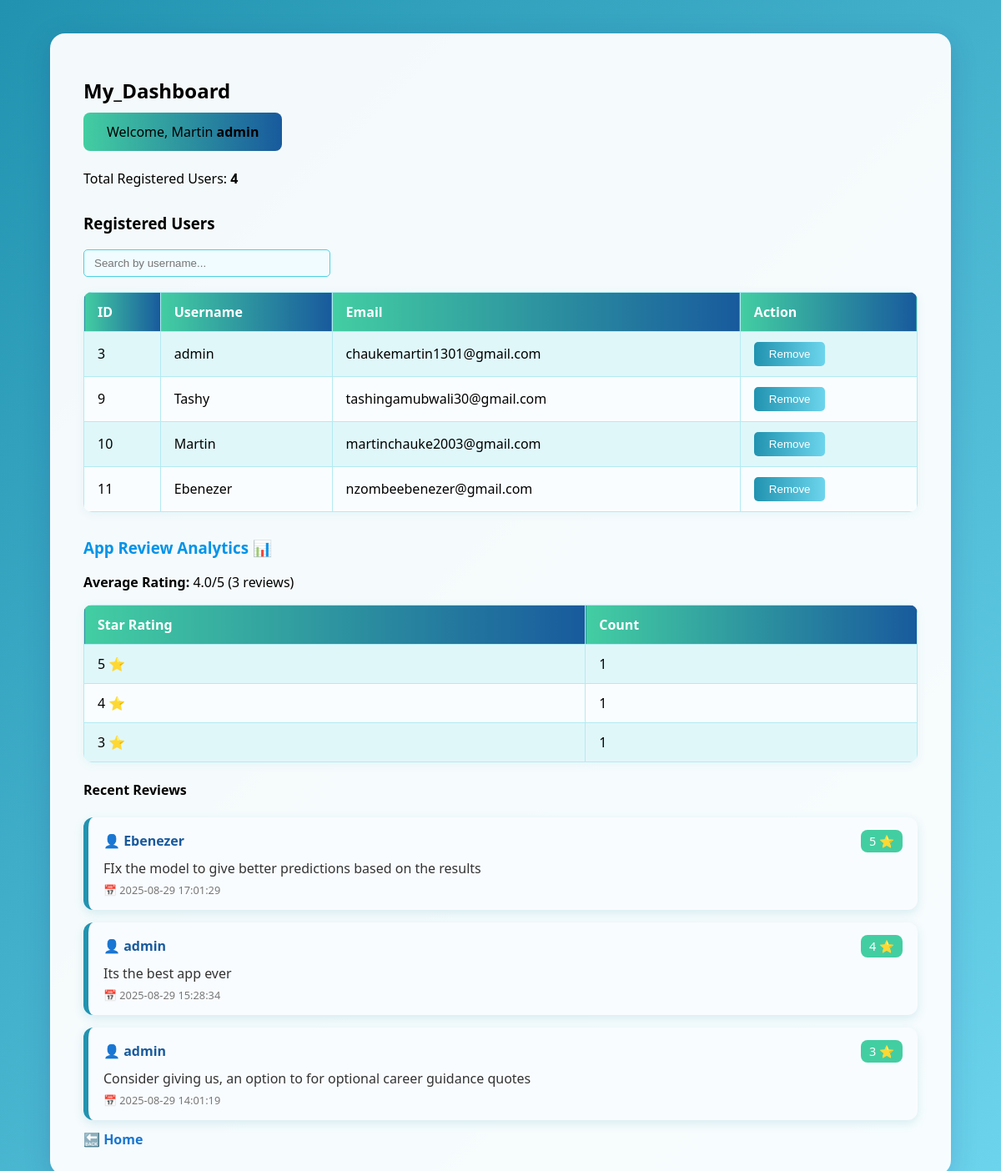
Page /admin (signed in) on the earlier database version.
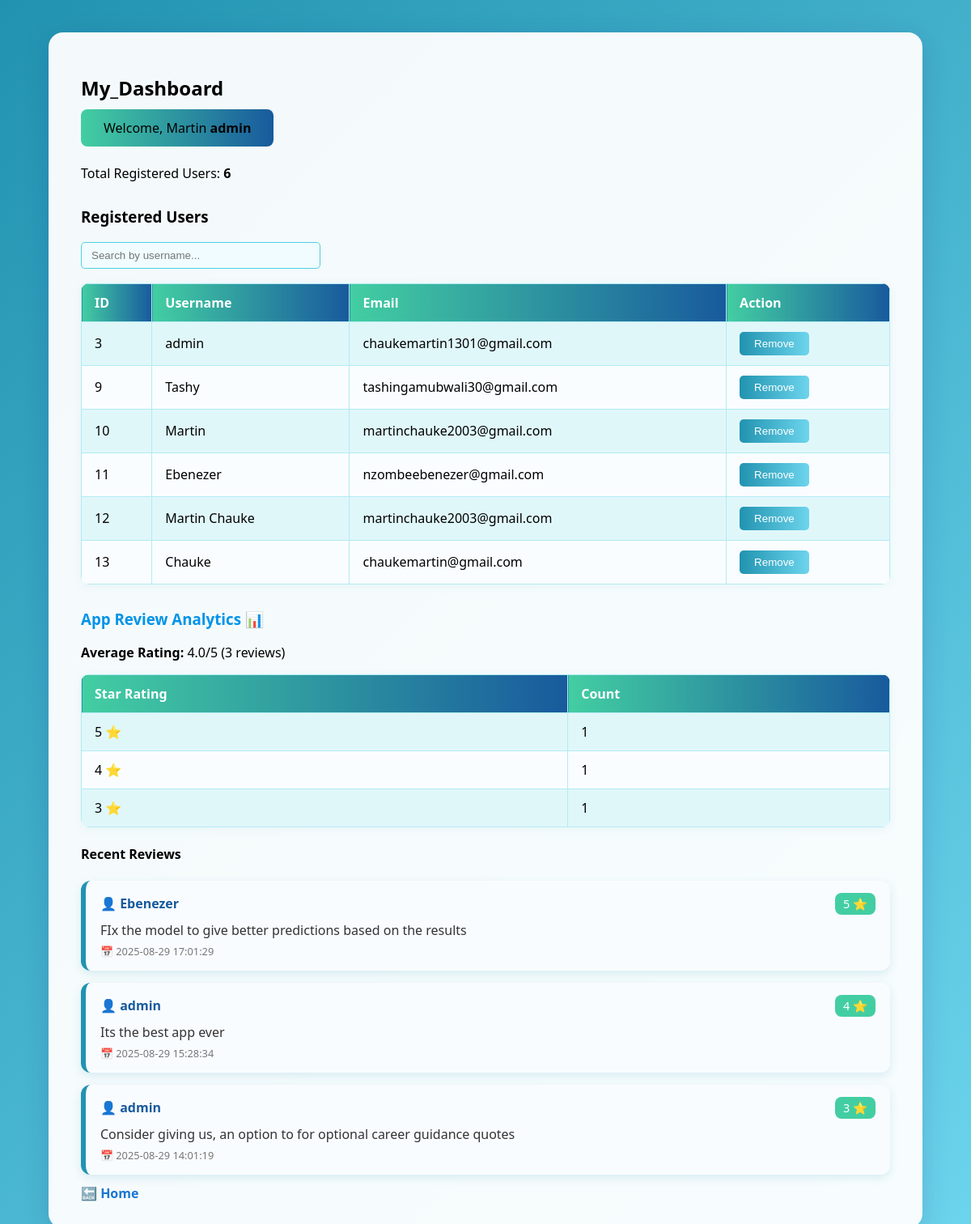
Same page on the later database version.
### tables this page shows
CREATE TABLE users (
    id INTEGER PRIMARY KEY AUTOINCREMENT,
    username TEXT NOT NULL,
    email TEXT NOT NULL,
    password TEXT NOT NULL
    , is_admin INTEGER DEFAULT 0, confirmation_pin TEXT
                 is_verified INTEGER DEFAULT 0, is_verified INTEGER DEFAULT 0);

CREATE TABLE app_reviews (
    id INTEGER PRIMARY KEY AUTOINCREMENT,
    reviewer_id INTEGER NOT NULL,
    rating INTEGER NOT NULL CHECK(rating BETWEEN 1 AND 5),
    comment TEXT,
    created_at TIMESTAMP DEFAULT CURRENT_TIMESTAMP,
    FOREIGN KEY (reviewer_id) REFERENCES users (id)
     );

### app.py (the view, shortened to what this page needs)
@app.route("/admin", methods=["GET", "POST"])
@admin_required
def admin_dashboard():
    conn = get_db_connection()
    conn.row_factory=sqlite3.Row # accessing as dicts
    users = conn.execute("SELECT * FROM users").fetchall()
    rating_counts=conn.execute("""
        SELECT rating,  COUNT(*) AS count
        FROM app_reviews
        GROUP BY rating
        ORDER BY rating DESC
 """).fetchall()
    avg_rating=conn.execute("SELECT AVG(rating) AS avg FROM app_reviews").fetchone()["avg"]
    recent_reviews = conn.execute("""
        SELECT users.username, app_reviews.rating, app_reviews.comment, app_reviews.created_at
        FROM app_reviews
        JOIN users ON app_reviews.reviewer_id = users.id
        ORDER BY app_reviews.created_at DESC
        LIMIT 5
    """).fetchall()
    conn.close()
    rating_counts=[dict(row) for row in rating_counts]
    return render_template(
        "admin_dashboard.html",
        users=users,
        rating_counts=rating_counts,
        avg_rating=avg_rating or 0,
        total_reviews=sum(row["count"] for row in rating_counts),
        recent_reviews=recent_reviews
        )

### app.py (called while the page is built)
def get_db_connection():
    conn=sqlite3.connect(DATABASE)
    conn.row_factory=sqlite3.Row
    return conn

def admin_required(f):
    @wraps(f)
    def wrapper(*args, **kwargs):
        if "user_id" not in session:
            flash("Please log in to continue.", "warning")
            return redirect(url_for("login"))
        conn = get_db_connection()
        user = conn.execute("SELECT * FROM users WHERE id = ?", (session["user_id"],)).fetchone()
        conn.close()
        if not user or user["is_admin"] != 1:
            flash("Admin access only.", "danger")
            return redirect(url_for("home"))
        return f(*args, **kwargs)
    return wrapper

@app.context_processor
def inject_user_role():
    return dict(is_admin=session.get("is_admin"))

### templates/admin_dashboard.html (shortened to what this page needs)
<!DOCTYPE html>
<html>
<head>
</head>
<body>
    <div class="dashboard-container">
        <h2 style="color:black"><strong>My_Dashboard</strong></h2>
        <div class="welcome" style="color:black">Welcome, Martin <strong>{{ session.username }}</strong></div>
        <div class="user-count" style="color:black">Total Registered Users: <strong>{{ users|length }}</strong></div>
        <h3 style="color:black">Registered Users</h3>
        <input type="text" id="searchInput" placeholder="Search by username...">
        <table>
            <tr><th>ID</th><th>Username</th><th>Email</th><th>Action</th></tr>
            {% for user in users %}
            <tr>
                <td>{{ user.id }}</td>
                <td>{{ user.username }}</td>
                <td>{{ user.email }}</td>
                <td>
                    <form method="post" style="display:inline; color:black">
                        <button type="submit" class="remove-btn"
                            onclick="return confirm('Remove {{ user.username }}?');">Remove</button>
                    </form>
                </td>
            </tr>
            {% endfor %}
        </table>
        <h3><strong>App Review Analytics 📊</strong></h3>
        {% if total_reviews > 0 %}
            <p><strong>Average Rating:</strong> {{ "%.1f"|format(avg_rating) }}/5 ({{ total_reviews }} reviews)</p>
            <table>
                <tr><th>Star Rating</th><th>Count</th></tr>
                {% for row in rating_counts %}
                <tr>
                    <td>{{ row['rating'] }} ⭐</td>
                    <td>{{ row['count'] }}</td>
                </tr>
                {% endfor %}
            </table>
            <h4>Recent Reviews</h4>
            {% if recent_reviews %}
                <div class="reviews-container">
                    {% for r in recent_reviews %}
                       <div class="review-card">
                            <div class="review-header">
                                <span class="review-user">👤 {{ r['username'] }}</span>
                                <span class="review-rating">{{ r['rating'] }} ⭐</span>
                            </div>
                            <div class="review-comment">
                                  {{ r['comment'] or "No comment" }}
                            </div>
                            <div class="review-date">
                                📅 {{ r['created_at'] }}
                            </div>
                        </div>
                         {% endfor %}
                 </div>
                 {% endif %}
        {% else %}
            <p>No reviews yet.</p>
        {% endif %}
        <a href="{{ url_for('home') }}" class="back-link">🔙 Home</a>
    </div>
</body>
</html>

### templates/admin_dashboard.html (style rules this page uses)
body { font-family: 'Segoe UI', Arial, sans-serif; margin: 0; padding: 0; background: linear-gradient(135deg, #2193b0 0%, #6dd5ed 100%); min-height: 100vh; }
.dashboard-container { max-width: 1000px; margin: 40px auto; background: rgba(255,255,255,0.95); border-radius: 18px; box-shadow: 0 8px 32px rgba(31, 38, 135, 0.18); padding: 32px 40px; }
h2 { color: #1976d2; margin-bottom: 10px; }
.welcome { background: linear-gradient(90deg, #43cea2, #185a9d); color: #fff; padding: 12px 28px; border-radius: 8px; margin-bottom: 22px; display: inline-block; }
.user-count { margin-bottom: 18px; color: #1976d2; font-weight: 500; }
h3 { color: #0093e9; margin-top: 30px; }
#searchInput { margin-bottom: 18px; padding: 8px 12px; width: 270px; border: 1px solid #4dd0e1; border-radius: 5px; outline: none; background: #f0fcff; color: #1976d2; }
table { border-collapse: collapse; width: 100%; background: #fafdff; margin-bottom: 22px; border-radius: 10px; overflow: hidden; box-shadow: 0 2px 12px rgba(33,147,176,0.07); }
th, td { border: 1px solid #b2ebf2; padding: 12px 16px; text-align: left; }
th { background: linear-gradient(90deg, #43cea2, #185a9d); color: #fff; }
tr:nth-child(even) { background: #e0f7fa; }
.remove-btn { background: linear-gradient(90deg, #2193b0, #6dd5ed); color: #fff; border: none; padding: 7px 18px; border-radius: 5px; cursor: pointer; }
.back-link { text-decoration: none; color: #1976d2; font-weight: bold; display: inline-block; margin-top: 12px; }
.reviews-container { display: flex; flex-direction: column; gap: 15px; margin-top: 15px; }
.review-card { background: #f9fcff; border-left: 6px solid #2193b0; padding: 15px 18px; border-radius: 12px; box-shadow: 0 4px 12px rgba(33,147,176,0.15); transition: transform 0.2s ease, box-shadow 0.2s ease; }
.review-header { display: flex; justify-content: space-between; align-items: center; margin-bottom: 8px; }
.review-user { font-weight: 600; color: #185a9d; }
.review-rating { background: #43cea2; color: white; padding: 4px 10px; border-radius: 8px; font-size: 0.9em; }
.review-comment { font-size: 1em; color: #333; margin-bottom: 6px; }
.review-date { font-size: 0.8em; color: #777; }

Differences in the rows shown:
added users: id "12", username "Martin Chauke", email "martinchauke2003@gmail.com"
added users: id "13", username "Chauke", email "chaukemartin@gmail.com"
Other differences:
{{ users|length }}: "4" → "6"
